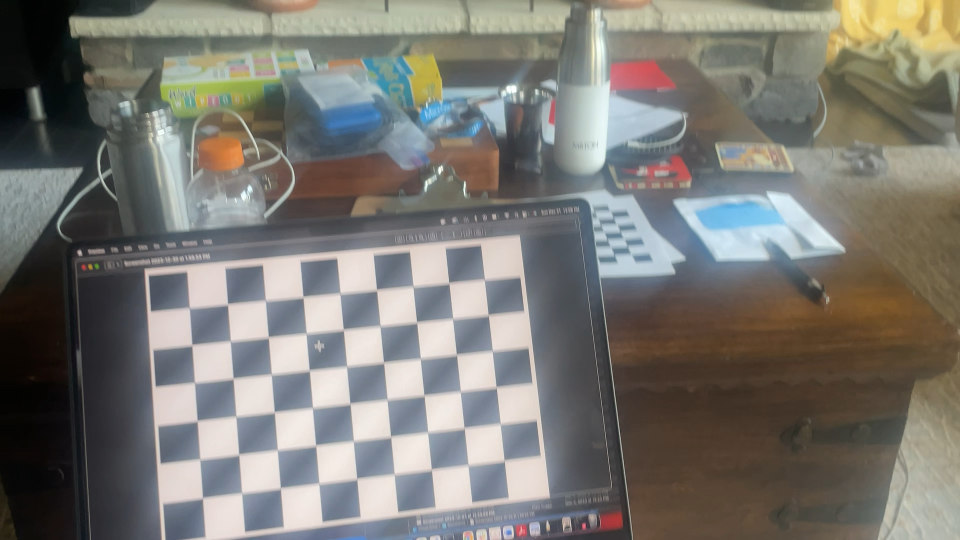
#> input picture CameraCalibration/images/img0.png, 1920 x 1080 px (shown at 1/2 size); its folder holds only this picture in this run
$ python calibration.py
#> lines starting #> are read from the running program, lines starting #| are printed output that depends on the picture; after the words box and inside, x2 and y2 are one past the last pixel; in counts of white or black regions, pixels touching at a corner belong together; long printed decimals are rounded
import numpy as np
import cv2 as cv
import glob
import pickle
################ FIND CHESSBOARD CORNERS - OBJECT POINTS AND IMAGE POINTS #############################
chessboardSize = (9, 6)
frameSize = (1080, 1920)
# termination criteria
criteria = (cv.TERM_CRITERIA_EPS + cv.TERM_CRITERIA_MAX_ITER, 30, 0.001)
# prepare object points, like (0,0,0), (1,0,0), (2,0,0) ....,(6,5,0)
objp = np.zeros((chessboardSize[0] * chessboardSize[1], 3), np.float32)
objp[:,:2] = np.mgrid[0:chessboardSize[0],0:chessboardSize[1]].T.reshape(-1,2)
size_of_chessboard_squares_mm = 24
objp = objp * size_of_chessboard_squares_mm
# Arrays to store object points and image points from all the images.
objpoints = [] # 3d point in real world space
imgpoints = [] # 2d points in image plane.
images = glob.glob('images/*.png')
for image in images:
    img = cv.imread(image)
#> img is the input picture: shape (1080, 1920, 3); mean B, G, R 114.4, 120.3, 122
    gray = cv.cvtColor(img, cv.COLOR_BGR2GRAY)
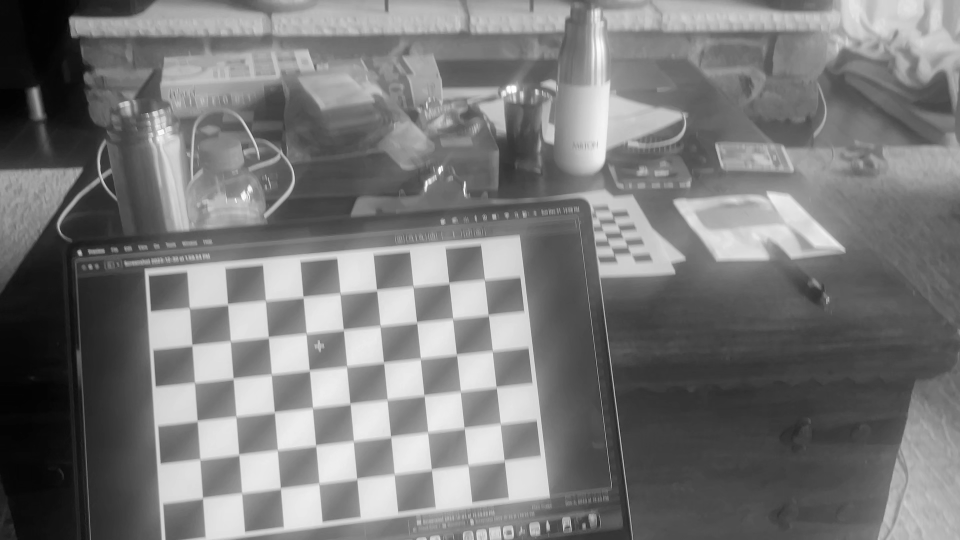
#> gray: shape (1080, 1920) (shown at 1/2 size); min 1, max 255, mean 120.1
    # print(img.shape)
    # Find the chess board corners
    ret, corners = cv.findChessboardCorners(gray, chessboardSize, None)
#> ret = True; corners = 54 rows, first 8: [378.8, 614.9], [455.5, 609], [531, 602.5], [606, 594.5], [680.4, 588.5], [753.5, 580.5], [826.4, 574.7], [898.5, 566.5]
    # If found, add object points, image points (after refining them)
    if ret == True:
        objpoints.append(objp)
        corners2 = cv.cornerSubPix(gray, corners, (11,11), (-1,-1), criteria)
#> corners2 = 54 rows, first 8: [379.1, 616], [455.6, 608.7], [531.3, 601.4], [606.6, 594.2], [680.5, 587.2], [753.6, 580.2], [826.5, 573.2], [898.3, 566.4]
        imgpoints.append(corners)
        # Draw and display the corners
        cv.drawChessboardCorners(img, chessboardSize, corners2, ret)
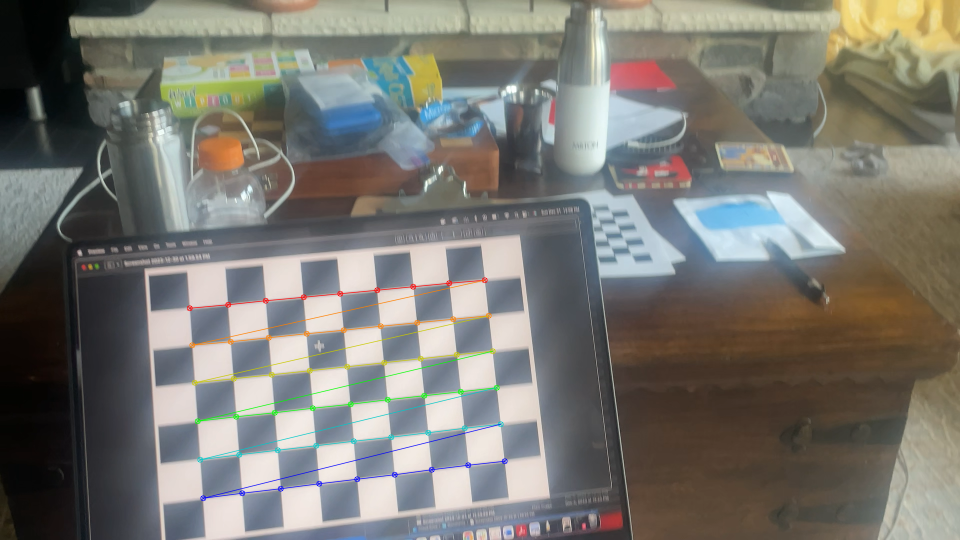
#> img: shape (1080, 1920, 3) (shown at 1/2 size); 1.15% of pixels changed, all inside (x1, y1, x2, y2) = (373, 554, 1016, 1003)
        cv.imshow('img', img)
        cv.waitKey(1000)
    else:
        print("did not find corners")
cv.destroyAllWindows()
############## CALIBRATION #######################################################
ret, cameraMatrix, dist, rvecs, tvecs = cv.calibrateCamera(objpoints, imgpoints, frameSize, None, None)
#> ret = 1.05; cameraMatrix = [[6374, 0, 602.4], [0, 5461.2, 950.4], [0, 0, 1]]; dist = [[-0.828, 60.59, 0.153, 0.0836, -2306.9]]; rvecs = ([0.0893, -0.56, -0.107],); tvecs = ([-60.24, -104.7, 1644.6],)
pickle.dump((cameraMatrix, dist), open( "calibration.pkl", "wb" ))
pickle.dump(cameraMatrix, open( "cameraMatrix.pkl", "wb" ))
pickle.dump(dist, open( "dist.pkl", "wb" ))
print(cameraMatrix)
#| [[6.37399247e+03 0.00000000e+00 6.02352964e+02]
#|  [0.00000000e+00 5.46121483e+03 9.50408339e+02]
#|  [0.00000000e+00 0.00000000e+00 1.00000000e+00]]
print(dist)
#| [[-8.27766340e-01  6.05859077e+01  1.52791750e-01  8.35882064e-02
#|   -2.30687179e+03]]

$ run again, on CameraCalibration/images/img12.png
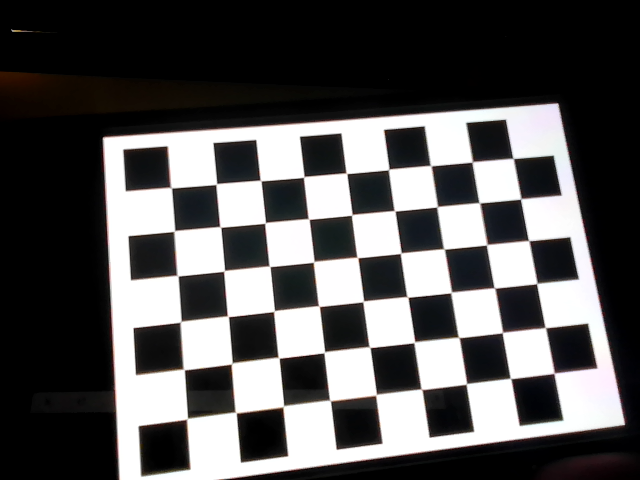
#> input picture CameraCalibration/images/img12.png, 640 x 480 px
#> img is the input picture: shape (480, 640, 3); mean B, G, R 86.9, 86.6, 87.6
#> `ret, corners = cv.findChessboardCorners(gray, chessboardSize, None)`: ret = True; corners = 54 rows, first 8: [171.6, 186.5], [216.5, 184], [261.4, 179.6], [301.6, 176.6], [347.6, 172.7], [387.7, 168.4], [431.5, 164.6], [472.5, 161.5]
#> corners2 = 54 rows, first 8: [171.1, 187.6], [216.3, 184.1], [260.6, 180.5], [303.7, 176.9], [346.4, 173.3], [388.7, 169.4], [430.7, 165.6], [472.3, 161.8]
#> `cv.drawChessboardCorners(img, chessboardSize, corners2, ret)`:
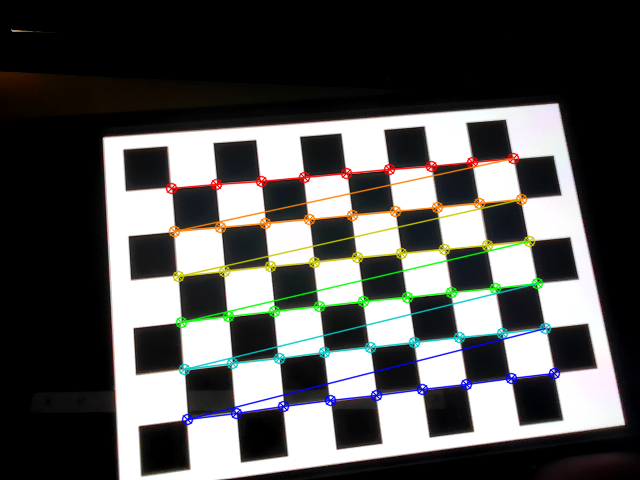
#> img: shape (480, 640, 3); 5.13% of pixels changed, all inside (x1, y1, x2, y2) = (165, 152, 561, 426)
#> `ret, cameraMatrix, dist, rvecs, tvecs = cv.calibrateCamera(objpoints, ..`: ret = 0.28; cameraMatrix = [[856.4, 0, 436.8], [0, 1159.4, 863.3], [0, 0, 1]]; dist = [[0.18, -0.174, 0.0655, 0.0246, 0.152]]; rvecs = ([-0.29, -0.143, -0.165],); tvecs = ([-149.1, -284.8, 446.8],)
#| [[8.56371504e+02 0.00000000e+00 4.36821040e+02]
#|  [0.00000000e+00 1.15939721e+03 8.63275183e+02]
#|  [0.00000000e+00 0.00000000e+00 1.00000000e+00]]
#| [[ 0.1798 -0.1742  0.0655  0.02456  0.1517]]

$ run again, on CameraCalibration/images/img13.png
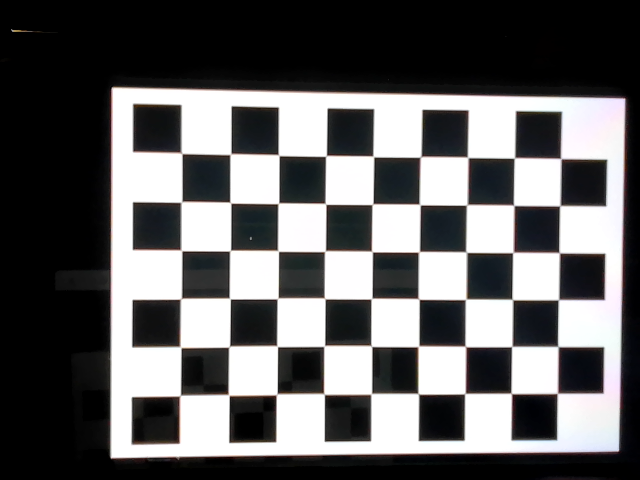
#> input picture CameraCalibration/images/img13.png, 640 x 480 px
#> img is the input picture: shape (480, 640, 3); mean B, G, R 99.3, 98.6, 99
#> `ret, corners = cv.findChessboardCorners(gray, chessboardSize, None)`: ret = True; corners = 54 rows, first 8: [182.6, 152.5], [229.4, 153.5], [279.6, 154.7], [325, 155.2], [373.6, 155.6], [419.6, 155.2], [466.5, 158.6], [513.5, 156.5]
#> corners2 = 54 rows, first 8: [181.5, 153.1], [230.4, 154.1], [278.6, 155.2], [326, 155.8], [373.3, 156.4], [420.6, 156.8], [467.7, 157.3], [514.5, 157.9]
#> `cv.drawChessboardCorners(img, chessboardSize, corners2, ret)`:
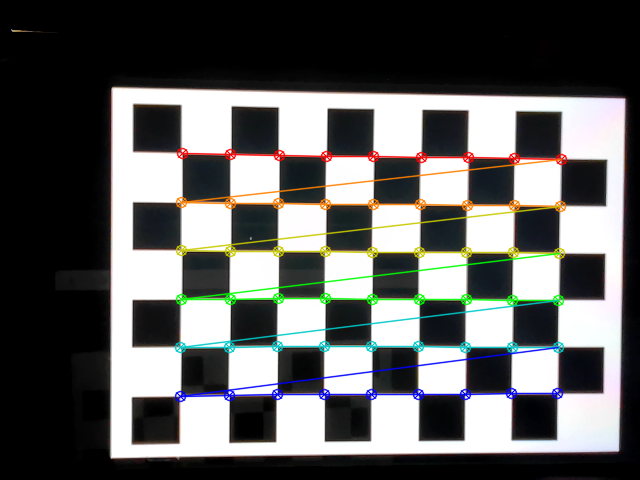
#> img: shape (480, 640, 3); 5.44% of pixels changed, all inside (x1, y1, x2, y2) = (174, 147, 568, 403)
#> `ret, cameraMatrix, dist, rvecs, tvecs = cv.calibrateCamera(objpoints, ..`: ret = 0.321; cameraMatrix = [[7209, 0, 434.4], [0, 7048.1, 953], [0, 0, 1]]; dist = [[6.09, -108.8, 0.491, 0.0896, 2853.2]]; rvecs = ([0.0372, -0.521, -0.0211],); tvecs = ([-114.8, -382.8, 2999.3],)
#| [[7.20896837e+03 0.00000000e+00 4.34351864e+02]
#|  [0.00000000e+00 7.04805420e+03 9.52990084e+02]
#|  [0.00000000e+00 0.00000000e+00 1.00000000e+00]]
#| [[ 6.08636405e+00 -1.08847368e+02  4.91376308e-01  8.96201571e-02
#|    2.85323991e+03]]

$ run again, on CameraCalibration/images/img14.png
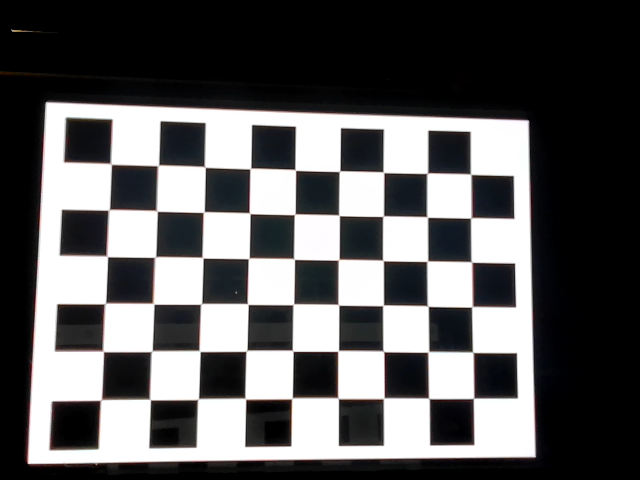
#> input picture CameraCalibration/images/img14.png, 640 x 480 px
#> img is the input picture: shape (480, 640, 3); mean B, G, R 93.3, 92.5, 93
#> `ret, corners = cv.findChessboardCorners(gray, chessboardSize, None)`: ret = True; corners = 54 rows, first 8: [109.7, 167.3], [157.1, 164], [204, 168], [249.5, 167.5], [294.7, 172.8], [339.5, 171], [384.5, 171.3], [425.7, 172.3]
#> corners2 = 54 rows, first 8: [110.9, 163.9], [158.1, 165.3], [204.8, 166.9], [250.4, 168.5], [295.3, 169.9], [339.5, 171.2], [383.5, 172.3], [427.2, 173.2]
#> `cv.drawChessboardCorners(img, chessboardSize, corners2, ret)`:
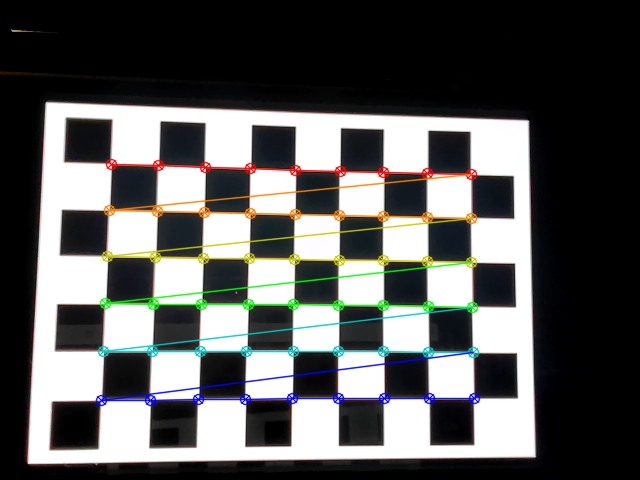
#> img: shape (480, 640, 3); 5.29% of pixels changed, all inside (x1, y1, x2, y2) = (95, 158, 481, 407)
#> `ret, cameraMatrix, dist, rvecs, tvecs = cv.calibrateCamera(objpoints, ..`: ret = 0.212; cameraMatrix = [[1445.3, 0, 472.2], [0, 1838.9, 942.1], [0, 0, 1]]; dist = [[0.335, -0.056, 0.142, 0.0553, 0.0851]]; rvecs = ([-0.2, -0.214, -0.0402],); tvecs = ([-198.5, -348.1, 690.5],)
#| [[1.44531979e+03 0.00000000e+00 4.72222450e+02]
#|  [0.00000000e+00 1.83894302e+03 9.42089656e+02]
#|  [0.00000000e+00 0.00000000e+00 1.00000000e+00]]
#| [[ 0.3348 -0.05598  0.1421  0.05534  0.08514]]

$ run again, on CameraCalibration/images/img1.png
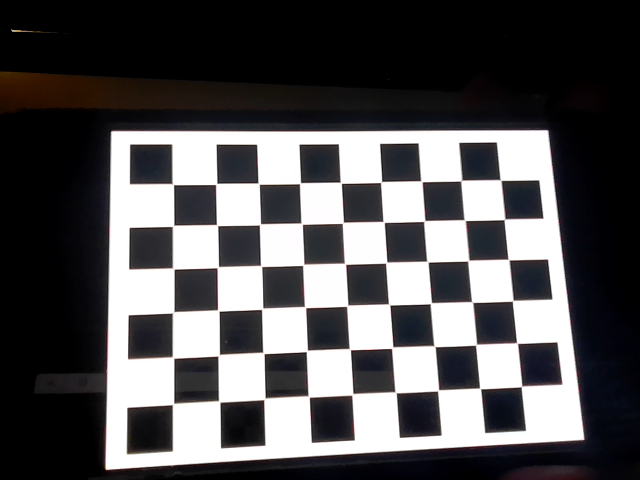
#> input picture CameraCalibration/images/img1.png, 640 x 480 px
#> img is the input picture: shape (480, 640, 3); mean B, G, R 86.2, 84.5, 85.6
#> `ret, corners = cv.findChessboardCorners(gray, chessboardSize, None)`: ret = True; corners = 54 rows, first 8: [172, 186], [217.5, 184.3], [258, 185.6], [300, 183.5], [341.8, 183.4], [381.5, 183], [422.6, 181.6], [461.5, 182]
#> corners2 = 54 rows, first 8: [172.8, 184.2], [216.3, 183.9], [258.6, 183.6], [300, 183.2], [340.7, 182.7], [381.2, 182], [421.4, 181.3], [461.3, 180.6]
#> `cv.drawChessboardCorners(img, chessboardSize, corners2, ret)`:
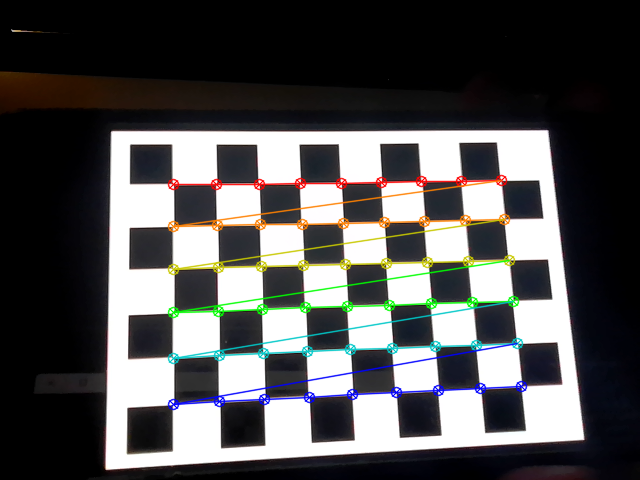
#> img: shape (480, 640, 3); 4.97% of pixels changed, all inside (x1, y1, x2, y2) = (167, 174, 528, 411)
#> `ret, cameraMatrix, dist, rvecs, tvecs = cv.calibrateCamera(objpoints, ..`: ret = 0.373; cameraMatrix = [[272.2, 0, 528.2], [0, 345.2, 963.6], [0, 0, 1]]; dist = [[0.00871, -0.00197, 0.00205, 0.00128, 0.000142]]; rvecs = ([-0.086, -0.0444, -0.116],); tvecs = ([-209.1, -361.8, 159.3],)
#| [[272.205   0.         528.198]
#|  [  0.         345.225 963.595]
#|  [  0.           0.           1.        ]]
#| [[ 0.008715 -0.001968    0.002054   0.00128   0.000142]]
